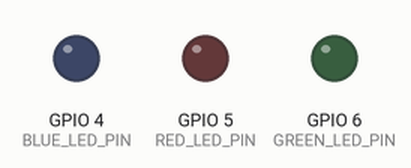
Recording of a program running on a simulated ESP32-S3. Parts: output pins drawn as LEDs (lit = HIGH).

Above: at 0.1 s.
At 0.9 s:
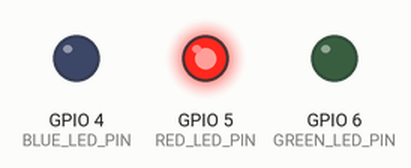
At 1.3 s:
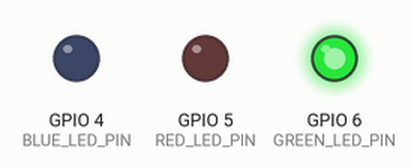
At 1.9 s:
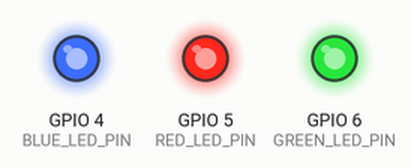
At 3.1 s:
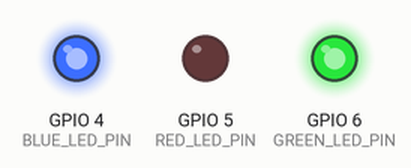
At 4.3 s:
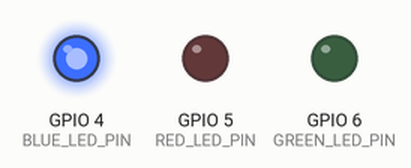
Timing chart, 0 to 4.6 s (numbered marks = the images above):
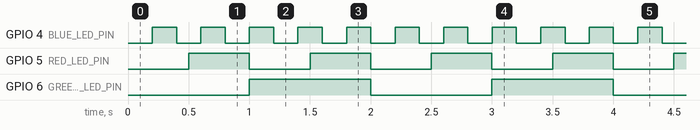

The program:

main.cpp
```cpp
#include <Arduino.h>

struct Config {
  static constexpr uint8_t BLUE_LED_PIN = 4;
  static constexpr uint8_t RED_LED_PIN = 5;
  static constexpr uint8_t GREEN_LED_PIN = 6;

  static constexpr uint32_t BLUE_INTERVAL = 200;
  static constexpr uint32_t RED_INTERVAL = 500;
  static constexpr uint32_t GREEN_INTERVAL = 1000;
};

class LED {
  private:
    uint8_t pin;
    uint32_t interval;
    uint32_t lastToggleTime;
    bool state;
  public:
  LED(uint8_t pin, uint32_t interval) : pin(pin), interval(interval), lastToggleTime(0), state(false) {}

  void init() {
    pinMode(pin, OUTPUT);
  }
  void update() {
    uint32_t currentTime = millis();
    if (currentTime - lastToggleTime >= interval) {
      state = !state;
      digitalWrite(pin, state ? HIGH : LOW);
      lastToggleTime = currentTime;
    }
  }
};

LED blueLED(Config::BLUE_LED_PIN, Config::BLUE_INTERVAL);
LED redLED(Config::RED_LED_PIN, Config::RED_INTERVAL);
LED greenLED(Config::GREEN_LED_PIN, Config::GREEN_INTERVAL);

void setup() {
  Serial.begin(115200);

  blueLED.init();
  redLED.init();
  greenLED.init();
}

void loop() {
  blueLED.update();
  redLED.update();
  greenLED.update();
}
```

Measured:
- by itself, GPIO 4 (BLUE_LED_PIN): alternates HIGH for 0.20 s and LOW for 0.20 s
- by itself, GPIO 5 (RED_LED_PIN): alternates HIGH for 0.50 s and LOW for 0.50 s
- by itself, GPIO 6 (GREEN_LED_PIN): alternates HIGH for 1.0 s and LOW for 1.0 s
